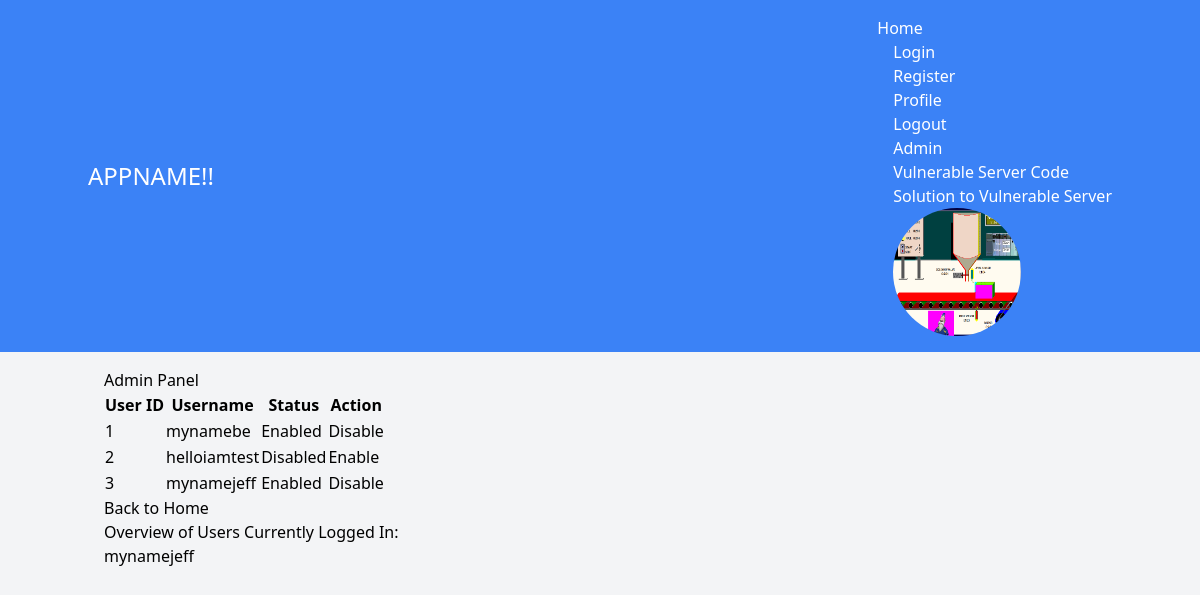
The page /admin (signed in) on the database its author committed.
### app.py (models this page shows)
class User(db.Model):
    __tablename__ = 'user'  # Explicitly set the table name
    id = db.Column(db.Integer, primary_key=True)
    username = db.Column(db.String(80), unique=True, nullable=False)
    password = db.Column(db.String(120), nullable=False)
    is_admin = db.Column(db.Boolean, default=False)
    is_enabled = db.Column(db.Boolean, default=True)
    profile_picture = db.Column(db.String(255), default='default.jpg')

### app.py (the view)
    def wrapped_view(**kwargs):
        if g.user is not None and g.user.get('is_admin'):
            return view(**kwargs)
        flash('Access denied. You must be an admin to access this page.')
        return redirect(url_for('home'))

### app.py (called while the page is built)
def admin_required(view):
    def wrapped_view(**kwargs):
        if g.user is not None and g.user.get('is_admin'):
            return view(**kwargs)
        flash('Access denied. You must be an admin to access this page.')
        return redirect(url_for('home'))
    return wrapped_view

@app.before_request
def load_user():
    g.user = None
    if 'username' in session:
        user = User.query.filter_by(username=session['username']).first()
        users = User.query.all()  # Get all users
        if user:
            g.user = {
                'username': user.username,
                'is_admin': user.is_admin,
                'profile_picture': user.profile_picture,
                'users': users
            }

@app.route('/admin', methods=['GET'])
@admin_required
def admin_panel():
    logged_in_users = [session.get(
        'username')] if 'username' in session else []
    users = User.query.all()
    return render_template('admin_panel.html', users=users, logged_in_users=logged_in_users)

### templates/admin_panel.html (shortened to what this page needs)
{% extends "base.html" %}
{% block content %}
<body>
    <h1>Admin Panel</h1>
    <table>
        <thead>
            <tr>
                <th>User ID</th>
                <th>Username</th>
                <th>Status</th>
                <th>Action</th>
            </tr>
        </thead>
        <tbody>
            {% for user in users %}
            <tr>
                <td>{{ user.id }}</td>
                <td>{{ user.username }}</td>
                <td>{{ "Enabled" if user.is_enabled else "Disabled" }}</td>
                <td>
                    <form method="post" action="{{ url_for('enable_disable_user', user_id=user.id) }}">
                        <button type="submit" class="enable-disable-button">
                            {% if user.is_enabled %}
                            Disable
                            {% else %}
                            Enable
                            {% endif %}
                        </button>
                    </form>
                </td>
            </tr>
            {% endfor %}
        </tbody>
    </table>
    <a href="{{ url_for('home') }}">Back to Home</a>
    <h2>Overview of Users Currently Logged In:</h2>
    <ul>
        {% for user in logged_in_users %}
        <li>{{ user }}</li>
        {% endfor %}
    </ul>
</body>
{% endblock %}

### templates/base.html (shortened to what this page needs)
<!DOCTYPE html>
<html lang="en">
<head>
    <link rel="stylesheet" href="https://cdn.jsdelivr.net/npm/tailwindcss@2.2.19/dist/tailwind.min.css"
>
</head>
<body class="bg-gray-100">
    <header class="bg-blue-500 text-white p-4">
        <nav class="container mx-auto flex justify-between items-center">
            <h1 class="text-2xl">APPNAME!!</h1>
            <ul class="space-x-4">
                <li><a href="{{ url_for('home') }}">Home</a></li>
                <li><a href="{{ url_for('login') }}">Login</a></li>
                <li><a href="{{ url_for('register') }}">Register</a></li>
                {% if 'username' in session %}
                <li><a href="{{ url_for('profile') }}">Profile</a></li>
                <li><a href="/logout">Logout</a></li>
                <li><a href="/admin">Admin</a></li>
                <li><a href= "/code">Vulnerable Server Code</a></li>
                <li><a href= "/solution">Solution to Vulnerable Server</a></li>
                <li>
                    <img src="{{ url_for('static', filename='uploads/' + g.user.profile_picture) }}"
                        alt="Profile Picture" class="h-32 w-32 rounded-full">
                </li>
                {% endif %}
            </ul>
        </nav>
    </header>
    <main class="container mx-auto p-4">
        {% block content %}{% endblock %}
    </main>
</body>
</html>

### rows shown on the page
User: profile_picture (picture), id "3", username "mynamejeff", is_enabled "Enabled", shows "Disable"
User: id "1", username "mynamebe", is_enabled "Enabled", shows "Disable"
User: id "2", username "helloiamtest", is_enabled "Disabled", shows "Enable"

### other values the page prints
{{ user }} "mynamejeff"
